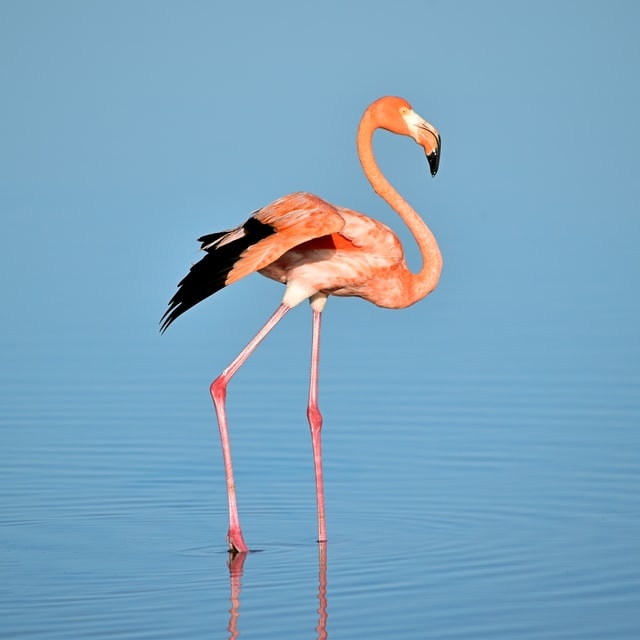
#> input picture 8_transformation/images/flemingo.jpg, 640 x 640 px
$ jupyter execute 5_crop.ipynb
#> lines starting #> are read from the running program, lines starting #| are printed output that depends on the picture
[cell 1]
import cv2
import numpy as np

[cell 2]
img = cv2.imread("./images/flemingo.jpg")
#> img is the input picture: shape (640, 640, 3); mean B, G, R 191.3, 164.6, 123.7
def display(win, image):
    cv2.imshow(win, image)
    cv2.waitKey(0)
    cv2.destroyAllWindows()

[cell 3]
img.shape
#> Out = (640, 640, 3)

[cell 4]
crop = img[100:500, 100:500]
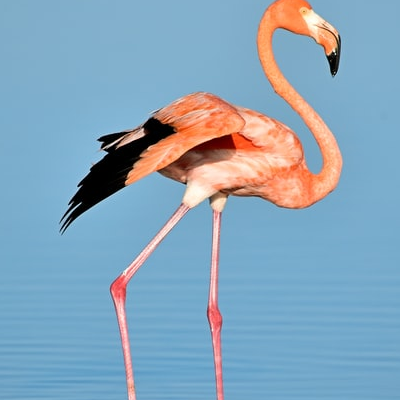
#> crop: shape (400, 400, 3); mean B, G, R 186.4, 165, 134.4
display('crop', crop)
